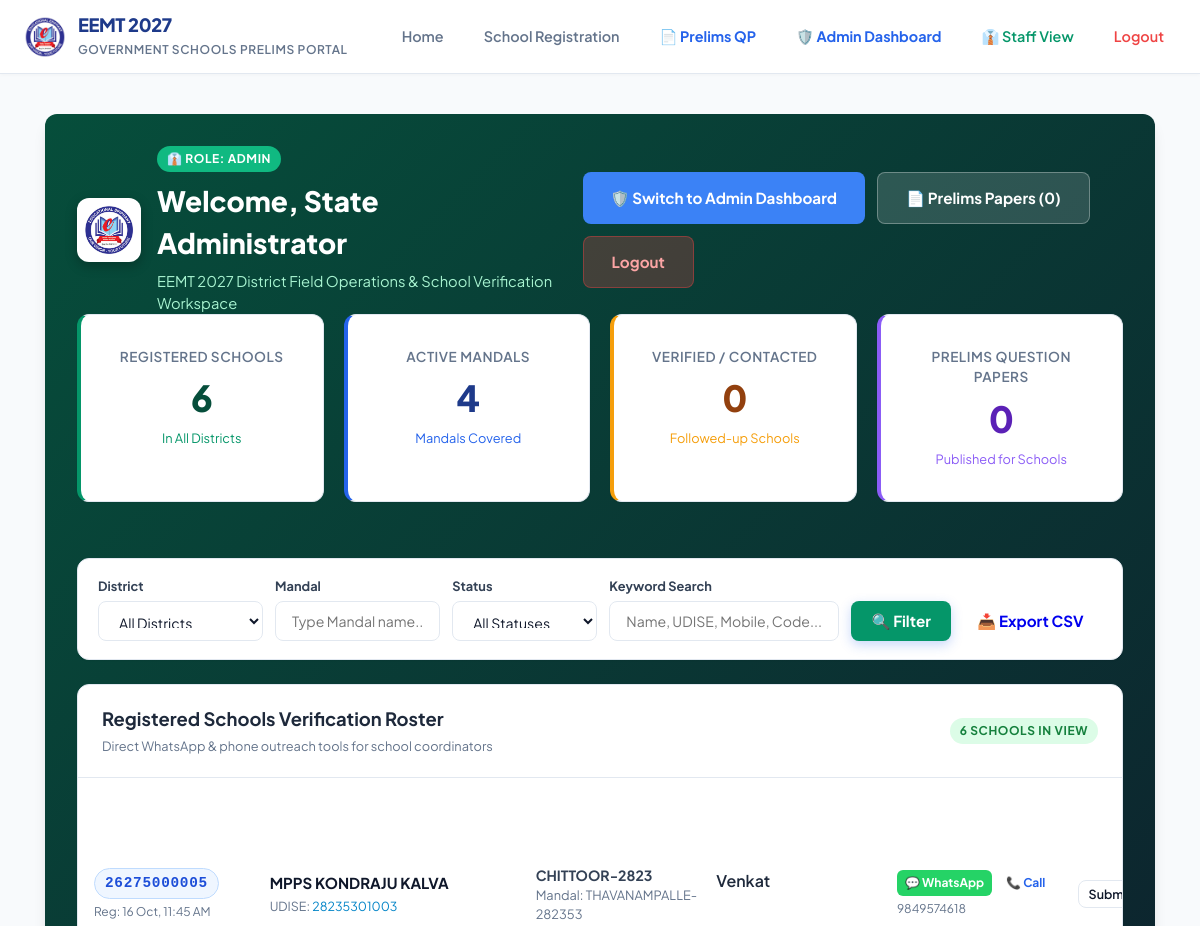
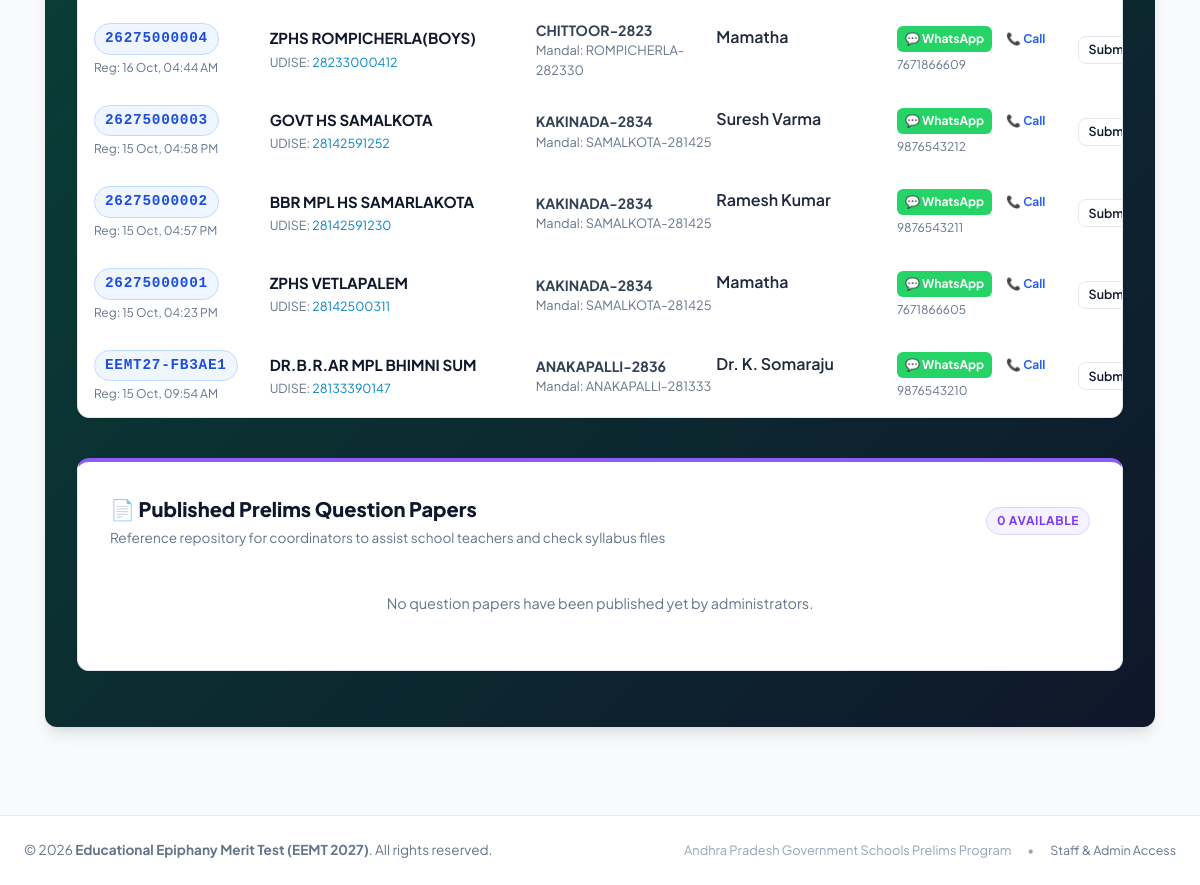
The app's page /staff/dashboard.php (signed in), older data (2 pictures, top to bottom).
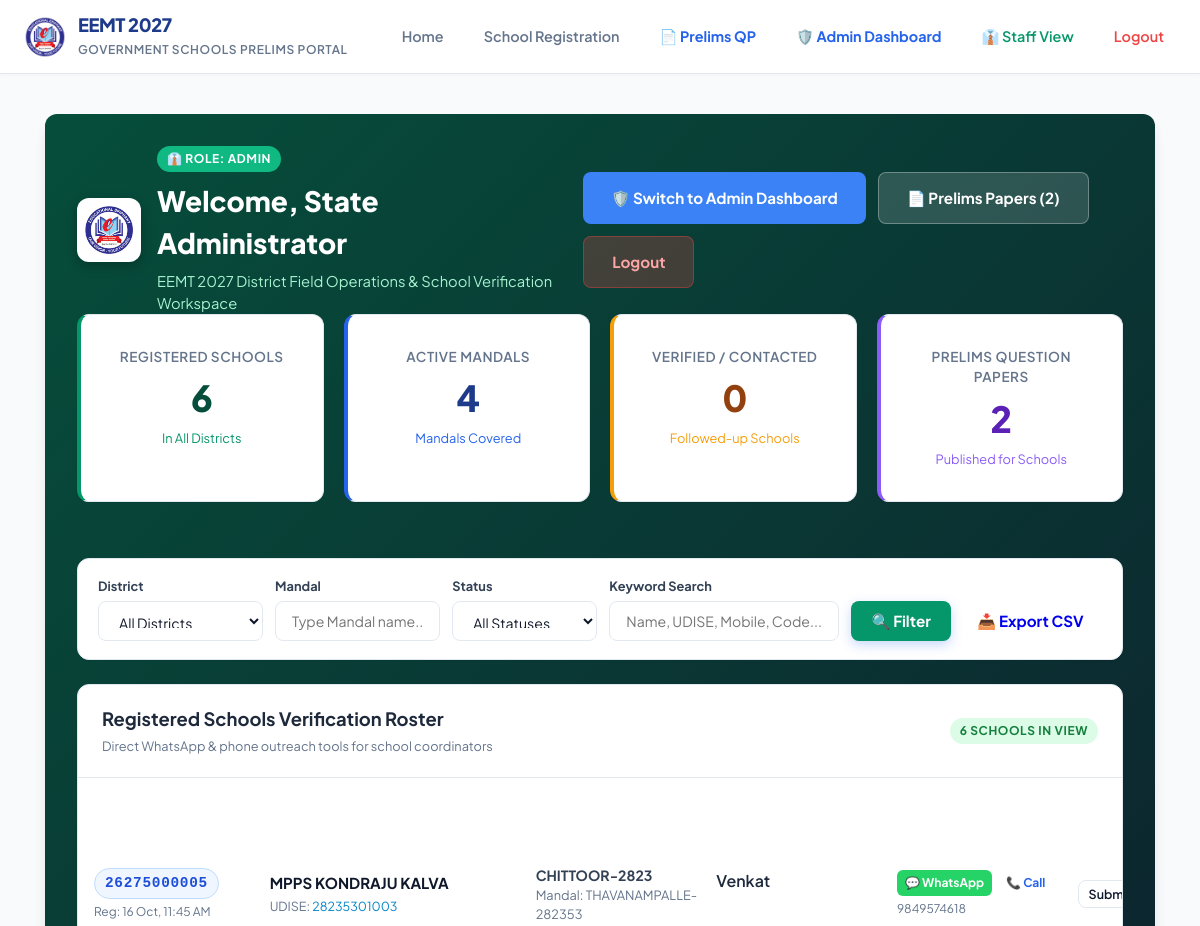
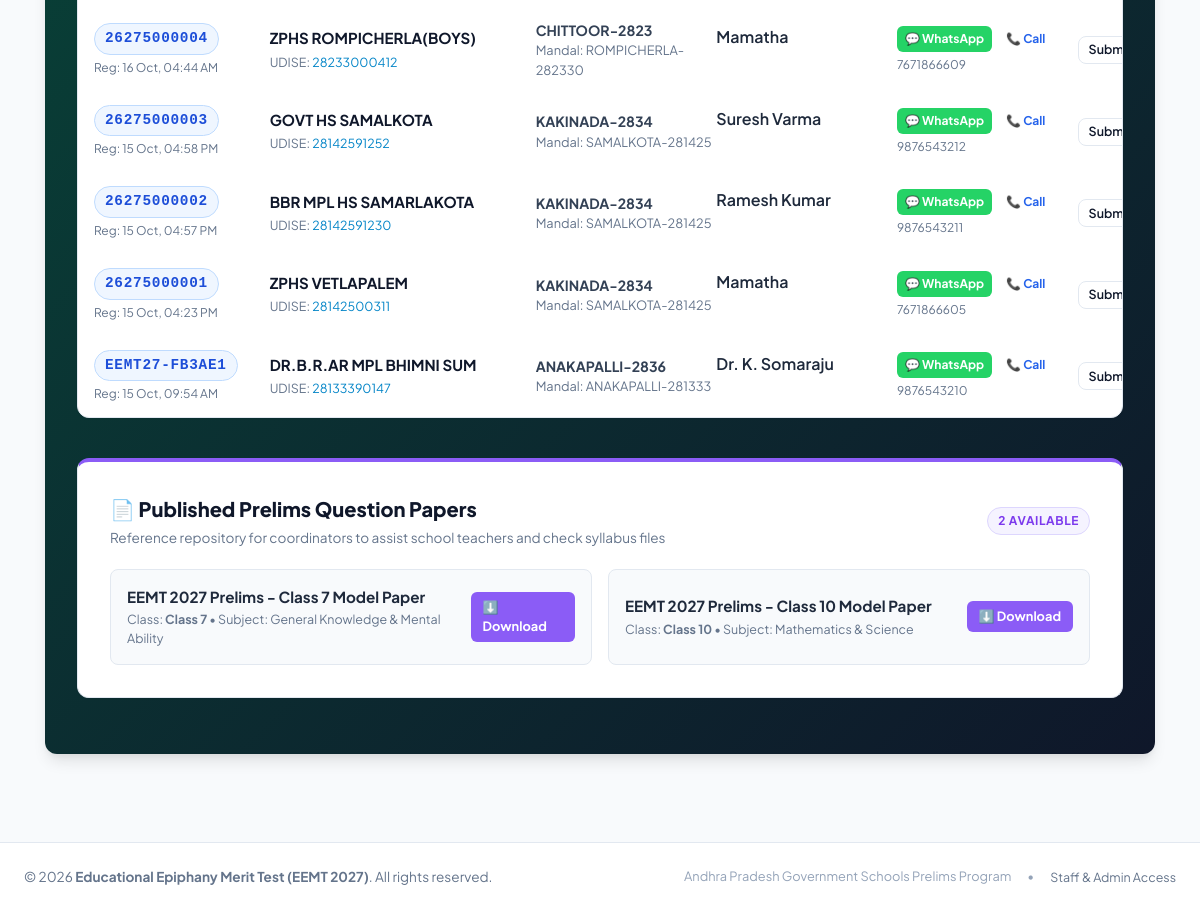
The same page, newer data (2 pictures, top to bottom).
### tables this page shows
CREATE TABLE school_registrations_2027 (
            id INTEGER PRIMARY KEY AUTOINCREMENT,
            reference_id TEXT NOT NULL UNIQUE,
            school_id INTEGER NULL,
            district TEXT NOT NULL,
            mandal TEXT NOT NULL,
            school_name TEXT NOT NULL,
            unique_code TEXT NOT NULL,
            contact_person TEXT NOT NULL,
            designation TEXT NOT NULL,
            mobile TEXT NOT NULL,
            email TEXT NOT NULL,
            ip_address TEXT NULL,
            status TEXT DEFAULT 'submitted',
            created_at TEXT DEFAULT CURRENT_TIMESTAMP
        );

CREATE TABLE question_papers (
            id INTEGER PRIMARY KEY AUTOINCREMENT,
            title TEXT NOT NULL,
            class TEXT NOT NULL,
            subject TEXT DEFAULT 'General',
            file_path TEXT NOT NULL,
            file_size INTEGER DEFAULT 0,
            is_published INTEGER DEFAULT 0,
            published_at TEXT NULL,
            uploaded_by TEXT NULL,
            created_at TEXT DEFAULT CURRENT_TIMESTAMP
        );

### includes/auth.php (called while the page is built, shortened)
<?php
function isStaffLoggedIn(): bool {
    return isset($_SESSION['user']) && !empty($_SESSION['user']['username']);
}
function isAdmin(): bool {
    return isStaffLoggedIn() && (($_SESSION['user']['role'] ?? '') === 'admin');
}
function currentUser(): ?array {
    return $_SESSION['user'] ?? null;
}

### staff/dashboard.php (the view, shortened to what the changed rows need)
<?php
require_once __DIR__ . '/../includes/auth.php';
$user = currentUser();
$pdo = getDB();
$where = [];
$params = [];
$whereSql = !empty($where) ? "WHERE " . implode(" AND ", $where) : "";
$papersStmt = $pdo->query("SELECT * FROM question_papers WHERE is_published = 1 ORDER BY id DESC");
$questionPapers = $papersStmt->fetchAll(PDO::FETCH_ASSOC);
$stmt = $pdo->prepare("SELECT sr.* FROM school_registrations_2027 sr {$whereSql} ORDER BY sr.id DESC");
$stmt->execute($params);
$registrations = $stmt->fetchAll(PDO::FETCH_ASSOC);
require_once __DIR__ . '/../includes/header.php';
?>
<div class="container" style="max-width: 1200px;">
    <div class="card" style="margin-bottom: 1.5rem; background: linear-gradient(135deg, #064e3b, #0f172a); color: white; border: none; box-shadow: var(--shadow-lg);">
        <div style="display: flex; justify-content: space-between; align-items: center; flex-wrap: wrap; gap: 1rem;">
            <div style="display: flex; align-items: center; gap: 16px;">
                <div>
                <h2 style="font-size: 1.75rem; font-weight: 800; color: white; margin: 0 0 0.35rem;">
                    Welcome, <?php echo htmlspecialchars($user['name'] ?? $user['username']); ?>
                </h2>
            </div>
            <div style="display: flex; gap: 0.75rem; flex-wrap: wrap;">
                <?php if (isAdmin()): ?>
                    <a href="../admin/dashboard.php" class="btn" style="background: #3b82f6; color: white;">
                        🛡️ Switch to Admin Dashboard
                    </a>
                <?php endif; ?>
                <a href="#papers-section" class="btn" style="background: rgba(255, 255, 255, 0.15); color: white; border: 1px solid rgba(255, 255, 255, 0.3);">
                    📄 Prelims Papers (<?php echo count($questionPapers); ?>)
                </a>
                <a href="../logout.php" class="btn" style="background: rgba(239, 68, 68, 0.25); color: #fca5a5; border: 1px solid rgba(239, 68, 68, 0.4);">
                    Logout
                </a>
            </div>
        </div>
    </div>
    <div style="display: grid; grid-template-columns: repeat(auto-fit, minmax(220px, 1fr)); gap: 1.25rem; margin-bottom: 2rem;">
        <div class="card" style="text-align: center; border-left: 4px solid #8b5cf6;">
            <div style="font-size: 0.85rem; font-weight: 600; text-transform: uppercase; color: #64748b; letter-spacing: 0.5px;">Prelims Question Papers</div>
            <div style="font-size: 2.25rem; font-weight: 800; color: #5b21b6; margin-top: 0.25rem;"><?php echo count($questionPapers); ?></div>
            <div style="font-size: 0.8rem; color: #8b5cf6; margin-top: 0.25rem;">Published for Schools</div>
        </div>
    </div>
    <div class="card" style="padding: 0; overflow: hidden; margin-bottom: 2.5rem;">
        <?php if (empty($registrations)): ?>
            <div style="padding: 3rem; text-align: center; color: #64748b;">
                <div style="font-size: 2.5rem; margin-bottom: 0.5rem;">🏫</div>
                <h4 style="font-weight: 700; color: #334155; margin-bottom: 0.25rem;">No School Registrations Found</h4>
                <p style="font-size: 0.9rem; margin: 0;">Try adjusting your search or filters.</p>
            </div>
        <?php else: ?>
        <div class="table-responsive" style="overflow-x: auto; width: 100%;">
                <table class="table" style="width: 100%; min-width: 1150px; border-collapse: collapse;">
                    <thead>
                        <tr>
                            <th style="width: 160px; min-width: 160px; padding: 14px 16px;">EEMTSRC (Ref ID)</th>
                            <th style="width: 340px; min-width: 280px; padding: 14px 16px;">School Details</th>
                            <th style="width: 200px; min-width: 180px; padding: 14px 16px;">Location</th>
                            <th style="width: 200px; min-width: 180px; padding: 14px 16px;">In-Charge Person</th>
                            <th style="width: 200px; min-width: 180px; padding: 14px 16px;">Outreach / Actions</th>
                            <th style="width: 160px; min-width: 150px; padding: 14px 16px;">Status Tracking</th>
                        </tr>
                    </thead>
                    <tbody>
                        <?php foreach ($registrations as $row):
                            $rawPhone = preg_replace('/[^0-9]/', '', $row['mobile']);
                            $cleanPhone = strlen($rawPhone) === 10 ? '91' . $rawPhone : $rawPhone;
                            $waText = rawurlencode("Respected Headmaster, Greetings from EEMT 2027 Coordinator Team.\nRegarding your registration for " . $row['school_name'] . " (EEMTSRC: " . $row['reference_id'] . "). Please let us know if you have received the Prelims Question Papers.");
                        ?>
                            <tr>
                                <td style="padding: 14px 16px; vertical-align: middle;">
                                    <span class="badge" style="background: #eff6ff; color: #1d4ed8; font-family: monospace; font-size: 0.9rem; font-weight: 700; border: 1px solid #bfdbfe; white-space: nowrap;">
                                        <?php echo htmlspecialchars($row['reference_id']); ?>
                                    </span>
                                    <div style="font-size: 0.75rem; color: var(--text-muted); margin-top: 4px; white-space: nowrap;">
                                        Reg: <?php echo date('d M, h:i A', strtotime($row['created_at'])); ?>
                                    </div>
                                </td>
                                <td style="padding: 14px 16px; vertical-align: middle;">
                                    <strong style="color: #0f172a; display: block; font-size: 0.94rem; line-height: 1.4;">
                                        <?php echo htmlspecialchars($row['school_name']); ?>
                                    </strong>
                                    <span style="font-size: 0.78rem; color: #64748b;">
                                        UDISE: <code style="color: #0284c7;"><?php echo htmlspecialchars($row['unique_code']); ?></code>
                                    </span>
                                </td>
                                <td>
                                    <div style="font-weight: 700; color: #334155; font-size: 0.88rem;"><?php echo htmlspecialchars($row['district']); ?></div>
                                    <div style="font-size: 0.8rem; color: #64748b;">Mandal: <?php echo htmlspecialchars($row['mandal']); ?></div>
                                </td>
                                <td>
                                    <div style="font-weight: 600; color: #1e293b;"><?php echo htmlspecialchars($row['contact_person']); ?></div>
                                    <span class="badge badge-info" style="font-size: 0.7rem;"><?php echo htmlspecialchars($row['designation']); ?></span>
                                </td>
                                <td>
                                    <div style="display: flex; gap: 6px; align-items: center; flex-wrap: wrap;">
                                        <?php if (!empty($cleanPhone)): ?>
                                            <a href="https://api.whatsapp.com/send?phone=<?php echo $cleanPhone; ?>&text=<?php echo $waText; ?>" target="_blank" rel="noopener noreferrer" class="btn" style="background: #25d366; color: white; padding: 4px 8px; font-size: 0.75rem; border-radius: 6px; text-decoration: none; font-weight: 700;" title="Send WhatsApp Message">
                                                💬 WhatsApp
                                            </a>
                                            <a href="tel:<?php echo htmlspecialchars($row['mobile']); ?>" class="btn btn-outline" style="padding: 4px 8px; font-size: 0.75rem; border-radius: 6px; color: #2563eb;" title="Call Headmaster">
                                                📞 Call
                                            </a>
                                        <?php else: ?>
                                            <span style="font-size: 0.75rem; color: var(--text-muted);">No phone</span>
                                        <?php endif; ?>
                                    </div>
                                    <div style="font-size: 0.75rem; color: #64748b; margin-top: 4px;">
                                        <?php echo htmlspecialchars($row['mobile']); ?>
                                    </div>
                                </td>
                                <td>
                                    <form method="POST" action="dashboard.php" style="display: flex; gap: 4px; align-items: center;">
                                        <select name="status" class="form-select" style="font-size: 0.78rem; padding: 4px 6px; width: auto; font-weight: 600;" onchange="this.form.submit()">
                                            <option value="submitted" <?php echo ($row['status'] ?? '') === 'submitted' ? 'selected' : ''; ?>>Submitted</option>
                                        </select>
                                    </form>
                                </td>
                            </tr>
                        <?php endforeach; ?>
                    </tbody>
                </table>
            </div>
        <?php endif; ?>
    </div>
    <div id="papers-section" class="card" style="border-top: 4px solid #8b5cf6;">
        <div style="display: flex; justify-content: space-between; align-items: center; margin-bottom: 1.25rem;">
            <div>
                <h3 style="font-size: 1.25rem; font-weight: 800; color: #0f172a; margin: 0 0 0.25rem;">
                </h3>
                <p style="font-size: 0.85rem; color: var(--text-muted); margin: 0;">
                </p>
            </div>
            <span class="badge" style="background: #f5f3ff; color: #7c3aed; font-weight: 700; border: 1px solid #ddd6fe;">
                <?php echo count($questionPapers); ?> Available
            </span>
        </div>
        <?php if (empty($questionPapers)): ?>
            <div style="padding: 1.5rem; text-align: center; color: var(--text-muted); font-size: 0.9rem;">
                No question papers have been published yet by administrators.
            </div>
        <?php else: ?>
            <div style="display: grid; grid-template-columns: repeat(auto-fit, minmax(280px, 1fr)); gap: 1rem;">
                <?php foreach ($questionPapers as $paper): ?>
                    <div style="background: #f8fafc; border: 1px solid #e2e8f0; border-radius: 8px; padding: 1rem; display: flex; justify-content: space-between; align-items: center;">
                        <div>
                            <div style="font-weight: 700; color: #1e293b; font-size: 0.95rem;">
                                <?php echo htmlspecialchars($paper['title']); ?>
                            </div>
                            <div style="font-size: 0.78rem; color: #64748b; margin-top: 2px;">
                                Class: <strong><?php echo htmlspecialchars($paper['class']); ?></strong> &bull; Subject: <?php echo htmlspecialchars($paper['subject'] ?? 'General'); ?>
                            </div>
                        </div>
                        <a href="../school/download_paper.php?id=<?php echo $paper['id']; ?>" class="btn" style="background: #8b5cf6; color: white; padding: 6px 12px; font-size: 0.8rem; border-radius: 6px; text-decoration: none; font-weight: 700;">
                            ⬇️ Download
                        </a>
                    </div>
                <?php endforeach; ?>
            </div>
        <?php endif; ?>
    </div>
</div>
<?php require_once __DIR__ . '/../includes/footer.php'; ?>

Row changes from the older to the newer data that the page shows:
added question_papers: title "EEMT 2027 Prelims - Class 7 Model Paper", class "Class 7", subject "General Knowledge & Mental Ability"
now on this page (row edited): question_papers: title "EEMT 2027 Prelims - Class 10 Model Paper", class "Class 10", subject "Mathematics & Science"
Text that changed along with them:
count($questionPapers): "0" → "2"
text no longer shown: "No question papers have been published yet by administrators."
